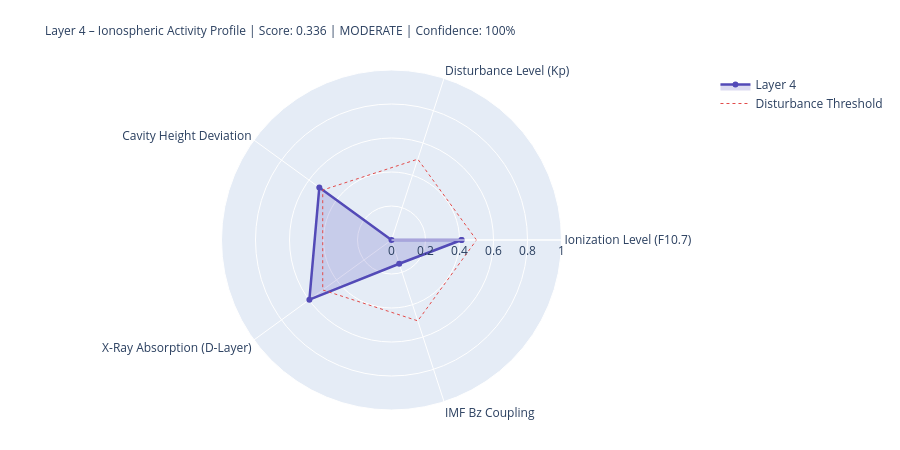

Here is the notebook cell this chart was saved with:
### Markdown cell above
---
## 4. State Assessment & Handoff to Layer 5

### Code cell
# ============================================================
# LAYER-4-SCORE
# ============================================================

COMPONENTS = {
    'Ionization Level (F10.7)':    {'score': ioniz,       'source': 'primary' if f107_now else 'from_layer0', 'dynamic': True},
    'Disturbance Level (Kp)':          {'score': disturb,     'source': 'primary' if kp_now   else 'from_layer0', 'dynamic': True},
    'Cavity Height Deviation':    {'score': h_dev,       'source': 'derived',                                'dynamic': True},
    'X-Ray Absorption (D-Layer)':{'score': xray_ioniz,  'source': 'primary' if xray_now else 'missing',     'dynamic': True},
    'IMF Bz Coupling':             {'score': bz_coupling, 'source': 'primary' if bz_now   else 'from_layer0', 'dynamic': True},
}

available    = {k: v['score'] for k, v in COMPONENTS.items() if v['score'] is not None}
unavailable  = [k for k, v in COMPONENTS.items() if v['score'] is None]
layer4_score = round(sum(available.values()) / len(available), 4) if available else None
confidence   = round(len(available) / len(COMPONENTS), 2)
level = ('unknown' if layer4_score is None
         else 'quiet'   if layer4_score < 0.3
         else 'moderate' if layer4_score < 0.6
         else 'active')
dominant_l4 = max(available, key=available.get) if available else 'none'

# Resonance delta for Schumann SR-1
sr1_ref = schumann_freq(1, 80.0)
sr1_now = schumann_freq(1, h_eff)
sr1_delta_mhz = (sr1_now - sr1_ref) * 1000

# Propagation conditions
prop_cond = ('disturbed'   if kp_val > 4
             else 'unsettled' if kp_val > 2
             else 'normal')
if xray_class in ['X', 'M']:
    prop_cond = 'Radio-Blackout moeglich'

W = 68
print('=' * W)
print('LAYER 4 – IONOSPHERE – STATE ASSESSMENT')
print('=' * W)
for name, comp in COMPONENTS.items():
    s = comp['score']
    if s is not None:
        bar = '█' * int(s * 20) + '░' * (20 - int(s * 20))
        print(f'  {name:<36} {bar}  {s:.3f}  [{comp["source"]}]')
    else:
        print(f'  {name:<36} {"─" * 20}  n/a   [missing]')
print('-' * W)
print(f'  Score:          {layer4_score:.3f}  ({len(available)}/{len(COMPONENTS)} components)')
print(f'  Confidence:     {confidence:.0%}')
print(f'  Level:          {level.upper()}')
print(f'  Dominant:       {dominant_l4}')
print(f'  Cavity height:  {h_eff:.1f} km  (Ref: 80.0 km)')
print(f'  SR-1:           {sr1_now:.3f} Hz  (Δ {sr1_delta_mhz:+.1f} mHz vs. ref)')
print(f'  Propagation:    {prop_cond}')
print(f'  X-Ray:          {xray_class}-class  ({xray_now:.2e} W/m²)' if xray_now else '  X-Ray:          n/a')
print('=' * W)

# Radar
cats   = list(available.keys())
vals_r = list(available.values())
if len(cats) >= 3:
    fig = go.Figure()
    fig.add_trace(go.Scatterpolar(
        r=vals_r + [vals_r[0]], theta=cats + [cats[0]],
        fill='toself', fillcolor='rgba(83,74,183,0.20)',
        line=dict(color='#534AB7', width=2.5), name='Layer 4'
    ))
    fig.add_trace(go.Scatterpolar(
        r=[0.5] * (len(cats)+1), theta=cats + [cats[0]],
        line=dict(color='#E24B4A', dash='dot', width=1),
        mode='lines', name='Disturbance Threshold'
    ))
    fig.update_layout(
        title=dict(
            text=f'Layer 4 – Ionospheric Activity Profile | Score: {layer4_score:.3f} | {level.upper()} | Confidence: {confidence:.0%}',
            font=dict(size=12)
        ),
        polar=dict(radialaxis=dict(visible=True, range=[0, 1])),
        height=450, showlegend=True,
        margin=dict(l=80, r=80, t=70, b=40)
    )
    fig.show()

### Figure 1 — Plotly figure (JSON) as saved in the notebook; plotly's stock layout.template omitted (floating-point values rounded to 4 significant figures)
{"data": [{"fill": "toself", "fillcolor": "rgba(83,74,183,0.20)", "line": {"color": "#534AB7", "width": 2.5}, "name": "Layer 4", "r": [0.412, 0.0, 0.525, 0.597, 0.147, 0.412], "theta": ["Ionization Level (F10.7)", "Disturbance Level (Kp)", "Cavity Height Deviation", "X-Ray Absorption (D-Layer)", "IMF Bz Coupling", "Ionization Level (F10.7)"], "type": "scatterpolar"}, {"line": {"color": "#E24B4A", "dash": "dot", "width": 1}, "mode": "lines", "name": "Disturbance Threshold", "r": [0.5, 0.5, 0.5, 0.5, 0.5, 0.5], "theta": ["Ionization Level (F10.7)", "Disturbance Level (Kp)", "Cavity Height Deviation", "X-Ray Absorption (D-Layer)", "IMF Bz Coupling", "Ionization Level (F10.7)"], "type": "scatterpolar"}], "layout": {"height": 450, "margin": {"b": 40, "l": 80, "r": 80, "t": 70}, "polar": {"radialaxis": {"range": [0, 1], "visible": true}}, "showlegend": true, "title": {"font": {"size": 12}, "text": "Layer 4 – Ionospheric Activity Profile | Score: 0.336 | MODERATE | Confidence: 100%"}}}
